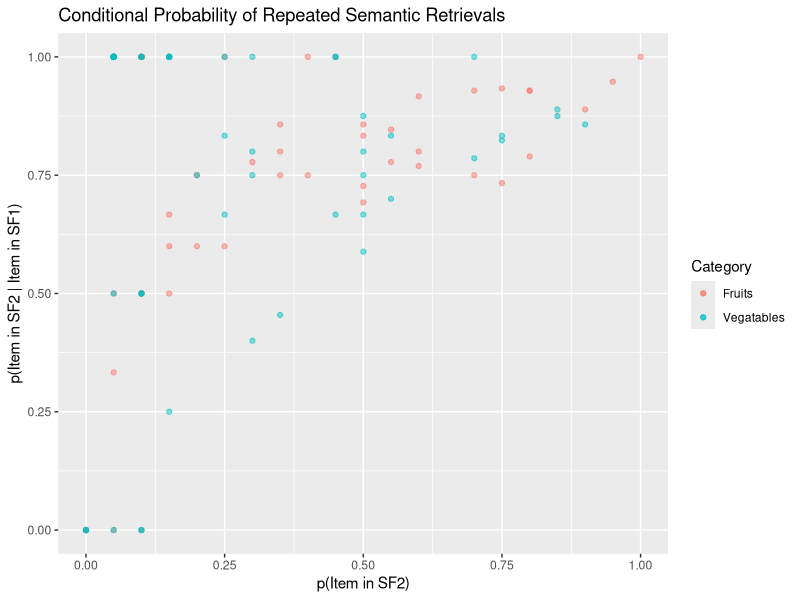
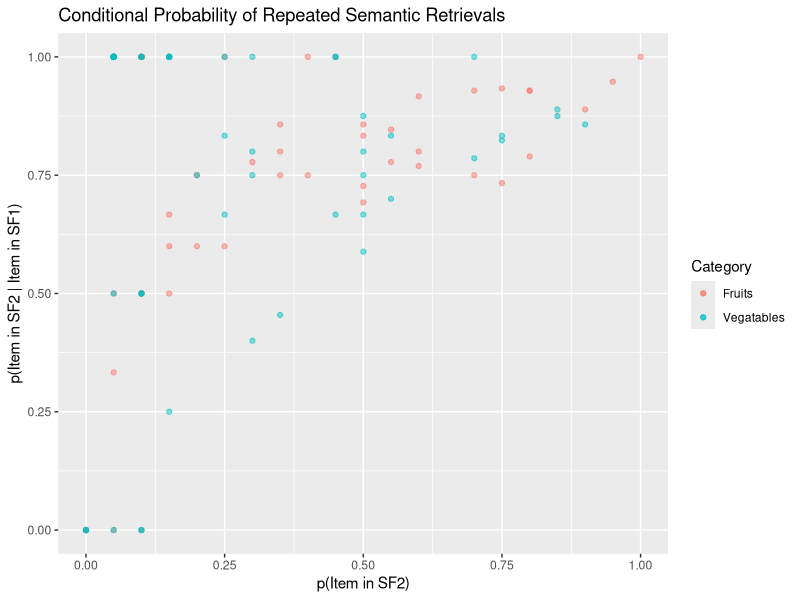

Generate these figures, in order, with R:
if (getwd()!= "/Users/rebeccawilder/Desktop/Research 2021-2022"){
  setwd("~/Desktop//Research 2021-2022")
}

# install.packages("data.table")
library(data.table)
library(ggplot2)

dat <- data.table(read.csv("snafu_sample.csv"))

dat= dat[dat[, group== "Experiment1" & category=="fruits"]]
nsubj= unique(dat[,id])
# Create Col Ranking List Reps 1-3
dat[listnum<3, listrank:= 1]
dat[listnum>=3 & listnum<6, listrank := 2]
dat[listnum>=6, listrank:= 3]

# Get unique items for list 1
(items1 <- unique(dat[listrank== 1, item]))
(items2 <- unique(dat[listrank== 2, item]))
(items3 <- unique(dat[listrank== 3, item]))

pfruit1 <- vector()
pfruit2 <- vector()
pfruit21 <- vector()

for (i in 1:length(items1)){
  pfruit1[i]  <- sum(dat[listrank==1 & item== items1[i], .N, by= id]$N>0)/length(nsubj)
   pfruit2[i]  <- (sum(dat[listrank==2 & item== items1[i], .N, by= id]$N>0))/length(nsubj)
    pfruit21[i]  <- sum(dat[listrank<3 & item== items1[i], .N, by= id]$N>1)/sum(dat[listrank==1 & item== items1[i], .N, by= id]$N>0)
}

  tot_fruit <- data.table()
  
  tot_fruit[,l1:= pfruit1]
  tot_fruit[, l2:= pfruit2]
  tot_fruit[, l21:= pfruit21]
library("tidyverse")

distinct(tot_fruit)  
  
  
tot_fruit %>% select(c('l2','l21',)) %>% unique()

##############################################################################################################
dat2 <- data.table(read.csv("snafu_sample.csv"))
dat2 <- dat2[dat2[, group== "Experiment1" & category=="vegetables"]]
dat2[listnum < 3,listrank := 1]
dat2[listnum>=3 & listnum < 6,listrank := 2]
dat2[listnum>=6,listrank := 3]

# Get unique items for list 1
(vitems1 <- unique(dat2[listrank== 1, item]))
(vitems2 <- unique(dat2[listrank== 2, item]))
(vitems3 <- unique(dat2[listrank== 3, item]))


pveg1 <- vector()
pveg2 <- vector()
pveg21 <- vector()


for (i in 1:length(items1)){
  pveg1[i]  <- sum(dat2[listrank==1 & item== vitems1[i], .N, by= id]$N>0)/length(nsubj)
   pveg2[i]  <- (sum(dat2[listrank==2 & item== vitems1[i], .N, by= id]$N>0))/length(nsubj)
    pveg21[i]  <- sum(dat2[listrank<3 & item== vitems1[i], .N, by= id]$N>1)/sum(dat2[listrank==1 & item== vitems1[i], .N, by= id]$N)
}

tot_veg <- data.table()
tot_veg[, l1:= pveg1]
tot_veg[, l2:= pveg2]
tot_veg[, l21:= pveg21]

library(ggplot2)

(get_freq <- table(tot_fruit[,l2],tot_fruit[,l1]))

# tot_fruit[, freq:= ]

ggplot() + geom_point(aes(x= tot_fruit$l2, y= tot_fruit$l21, color= "Fruits", size= ), alpha= 0.5, show.legend = TRUE)+geom_point(aes(x= tot_veg$l2, y= tot_veg$l21, color= "Vegatables"), alpha= 0.5, show.legend = TRUE)+ labs(x= "p(Item in SF2)", y= "p(Item in SF2 | Item in SF1)", color= "Category", title= "Conditional Probability of Repeated Semantic Retrievals")
ggsave('probability_fruitsandvegetables', device= 'png', dpi= 300)
  
tf1 <- vector()
tf2 <- vector()
tf3 <- vector() 

for (i in 1:length(items2)){
  tf1[i]  = sum(dat[listrank==1 & item== items1[i], .N, by= id]$N)
  tf2[i]  = sum(dat[listrank==2 & item== items2[i], .N, by= id]$N)-1
}



tf1
tf2

